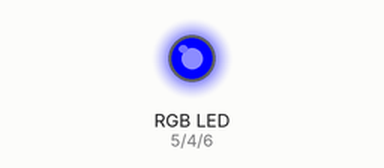
This sketch was run on a simulated Arduino Uno, built with avr-gcc and run on an emulated ATmega328P. On the bench: an RGB LED mixed from three pins (HIGH = lit).

Above: at 0.5 s.
At 2.5 s:
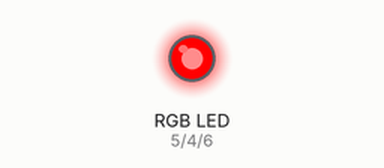
At 4.5 s:
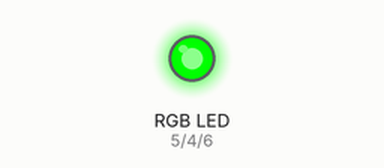
At 5.5 s:
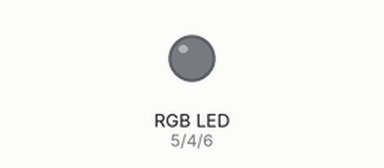
Timing chart, 0 to 7.8 s (numbered marks = the images above):
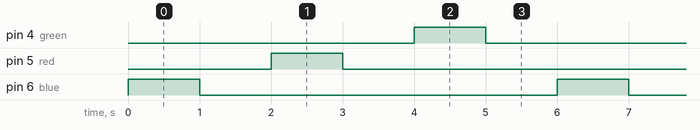

The sketch:

SMD_RGB_LED.ino
```cpp
const int blue = 6;
const int red = 5;
const int green = 4;


void setup() {

pinMode(blue, OUTPUT);
pinMode(red, OUTPUT);
pinMode(green, OUTPUT);

}

void loop() {

  digitalWrite(blue,HIGH);
  delay(1000);
  digitalWrite(blue,LOW);
  delay(1000);
  digitalWrite(red,HIGH);
  delay(1000);
  digitalWrite(red, LOW);
  delay(1000);
  digitalWrite(green, HIGH);
  delay(1000);
  digitalWrite(green, LOW);
  delay(1000);


}
```

Measured:
- by itself, pin 4 (green), pin 5 (red), pin 6 (blue): alternates HIGH for 1.0 s and LOW for 5.0 s
- by itself, everything shown: repeats every 6.0 s, in 6 steps
